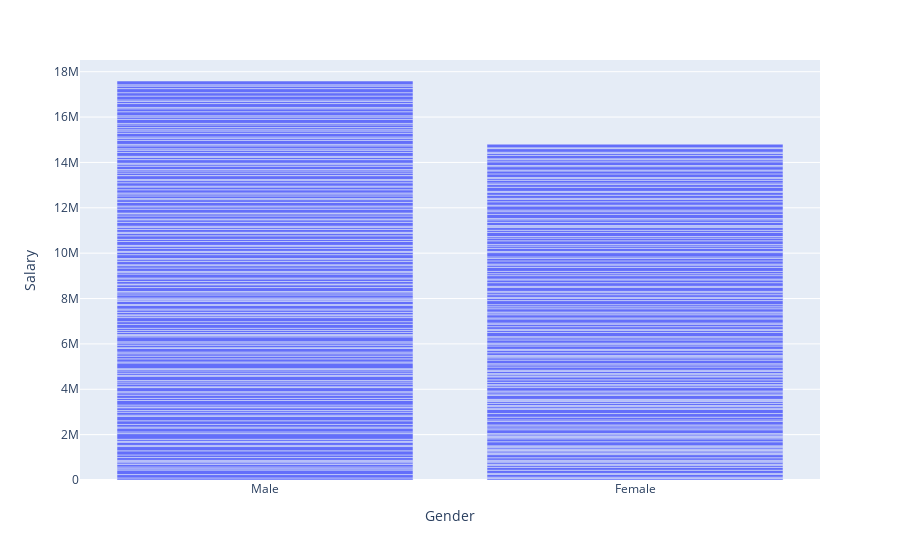

Notebook source saved alongside this figure:
### Code cell
# gender versus salary
gender_salary = df[['Gender', 'Salary']]
gender_salary.groupby(['Gender']).mean()
gender_salary_bar = px.bar(gender_salary, x = 'Gender', y = 'Salary')
gender_salary_bar.show()

### Figure 1 — Plotly figure (JSON) as saved in the notebook; plotly's stock layout.template omitted (floating-point values rounded to 4 significant figures; data arrays with more than 128 entries replaced by an {"elided": "..."} marker saying what was removed)
{"data": [{"alignmentgroup": "True", "hovertemplate": "Gender=%{x}<br>Salary=%{y}<extra></extra>", "legendgroup": "", "marker": {"color": "#636efa", "pattern": {"shape": ""}}, "name": "", "offsetgroup": "", "orientation": "v", "showlegend": false, "textposition": "auto", "type": "bar", "x": {"elided": "324 str values"}, "xaxis": "x", "y": {"elided": "324 int values"}, "yaxis": "y"}], "layout": {"barmode": "relative", "legend": {"tracegroupgap": 0}, "margin": {"t": 60}, "xaxis": {"anchor": "y", "domain": [0, 1], "title": {"text": "Gender"}}, "yaxis": {"anchor": "x", "domain": [0, 1], "title": {"text": "Salary"}}}}
